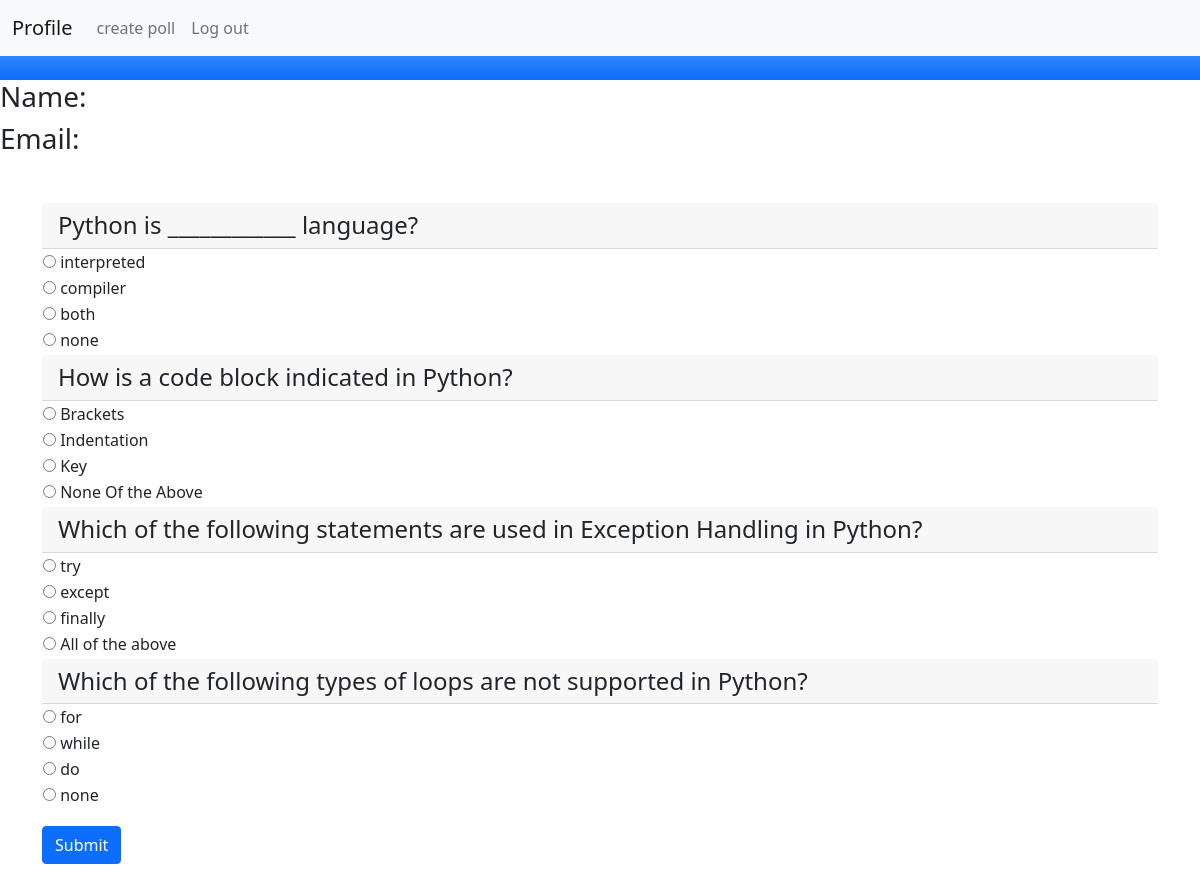
The app's page /profile (signed in) with its own data.
### apk/models.py (models this page shows, shortened)
class Question(models.Model):
    question = models.CharField(max_length=200)
    answer = models.CharField(max_length=50)
    op1 = models.CharField(max_length=50)
    op2 = models.CharField(max_length=50)
    op3 = models.CharField(max_length=50)
    op4 = models.CharField(max_length=50)

### apk/views.py (the view)
# urls.py: path('profile', views.profile, name='profile'),
def profile(request):
    if request.user.is_authenticated:
        ques = Question.objects.all()
        args = {'user' : request.user, 'ques' : ques}
        return render(request, 'profile.html', args)
    else:
        return redirect('login')

### templates/profile.html (shortened to what this page needs)
<!DOCTYPE html>
<html lang="en">
<head>
  <link href="https://cdn.jsdelivr.net/npm/bootstrap@5.0.2/dist/css/bootstrap.min.css" rel="stylesheet"
>
</head>
<body>
  <nav class="navbar navbar-expand-lg navbar-light bg-light">
    <div class="container-fluid">
      <a class="navbar-brand" href="">Profile</a>
      <div class="collapse navbar-collapse" id="navbarNav">
        <ul class="navbar-nav">
          <li class="nav-item">
            <a class="nav-link" aria-current="page" href="profile/create">create poll</a>
          </li>
          <li class="nav-item">
            <a class="nav-link" href="/logout">Log out</a>
          </li>
        </ul>
      </div>
    </div>
  </nav>
  {% if user.is_authenticated %}
  <div class="feature col">
    <div class="feature-icon bg-primary bg-gradient">
      <svg class="bi" width="1em" height="1em">
        <use xlink:href="#collection"></use>
      </svg>
    </div>
    <h3>Name:{{ user.first_name }}</h3>
    <h3>Email:{{ user.email }}</h3>
  </div>
  <div class="container my-5">
    {% for que in ques %}
    <div>
      <table>
        <h4 class="card-header">{{que.question}}</h4>
        <tr>
          <td><input type="radio" class="rb" name="{{que.id}}" id="op1" value="{{que.op1}}"> {{que.op1}} </td>
        </tr>
        <tr>
          <td><input type="radio" class="rb" name="{{que.id}}" id="op2" value="{{que.op2}}"> {{que.op2}} </td>
        </tr>
        <tr>
          <td><input type="radio" class="rb" name="{{que.id}}" id="op3" value="{{que.op3}}"> {{que.op3}} </td>
        </tr>
        <tr>
          <td><input type="radio" class="rb" name="{{que.id}}" id="op4" value="{{que.op4}}"> {{que.op4}} </td>
        </tr>
        <tr>
          <td><label id='answer' class="rb" style="display: none;"> <strong>The correct answer is {{que.answer}}</strong></label></td>
        </tr>
      </table>
        {% endfor %}
    </div>
  </div>
<div class="footer"><input type="submit" id="b1" class='btn btn-primary my-3' value="Submit" onclick="getanswer();"></div>
  {% endif %}
</body>
</html>

### records on screen
Question: question "Python is ____________ language?", op1 "interpreted", op2 "compiler", op3 "both", op4 "none"
Question: question "How is a code block indicated in Python?", op1 "Brackets", op2 "Indentation", op3 "Key", op4 "None Of the Above"
Question: question "Which of the following statements are used in Exception Handling in Python?", op1 "try", op2 "except", op3 "finally", op4 "All of the above"
Question: question "Which of the following types of loops are not supported in Python?", op1 "for", op2 "while", op3 "do", op4 "none"
